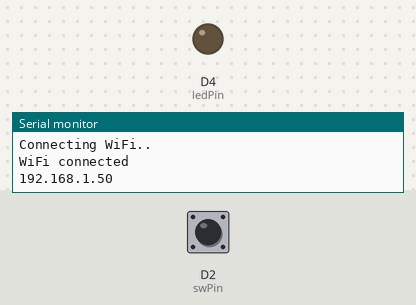
The sketch below on a simulated ESP8266 (NodeMCU). Parts: output pins drawn as LEDs (lit = HIGH), the last lines printed to the serial monitor. The test bench sets the inputs (shaded band); at power-on: D2 (swPin) HIGH. WiFi joins after 1.5 s; servers stay silent unless stated; web services answer with replies made up by the test bench.

Above: at 2.7 s.
2.8 s: D2 (swPin) pulled LOW for 0.15 s
At 2.96 s:
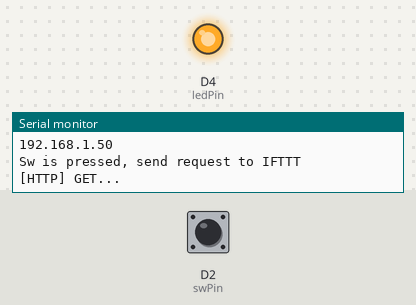
4.4 s: D2 (swPin) pulled LOW for 3.2 s
At 8.3 s:
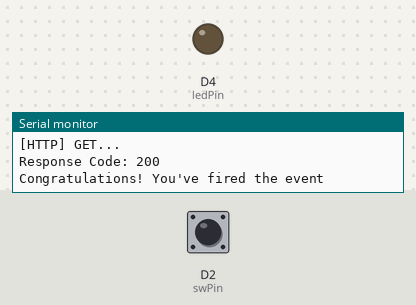
Timing chart, 0 to 9.8 s (numbered marks = the images above; inputs shaded):
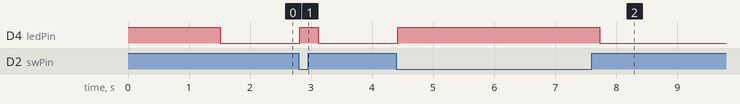

The sketch:

ws03a_ESP8266_IFTTT_swEmail.ino
```cpp
#include <ESP8266WiFiMulti.h>
#include <ESP8266HTTPClient.h>

ESP8266WiFiMulti wifiMulti;

const int swPin = D2;  // GPIO4;
const int ledPin = D4; // GPIO13

String url = "http://maker.ifttt.com/trigger/sw_on/with/key/cFZsBy9yOfGhLnxxxxx";
//String url = "https:ifttt.com";

void setup() {
  pinMode(swPin, INPUT_PULLUP);
  pinMode(ledPin, OUTPUT);
  digitalWrite(ledPin, HIGH); // kob
  Serial.begin(115200);
  delay(10);

  wifiMulti.addAP("NK-Ssssst", "ss1111");
  wifiMulti.addAP("esp8266", "12345678");

  Serial.println("Connecting WiFi..");
  while (wifiMulti.run() != WL_CONNECTED) {
     Serial.print(".");
     delay(500);
  }
  digitalWrite(ledPin, LOW);
  Serial.println("WiFi connected ");
  Serial.println(WiFi.localIP());
}

void loop() {
  while (wifiMulti.run() != WL_CONNECTED) {   // ตรวจสอบสถานะเชื่อมต่อ
      Serial.print(".");
      digitalWrite(ledPin, HIGH);
      delay(500);
  }
  digitalWrite(ledPin, LOW);

  int swState = digitalRead(swPin); //swState = LOW;

  if (swState == LOW) {
    digitalWrite(ledPin, HIGH);
    Serial.println("Sw is pressed, send request to IFTTT");
    httpRequest();
  }
   else
  {
    digitalWrite(ledPin, LOW);
  }
  delay(100);     // หน่วงเวลา
}

void httpRequest() {
  HTTPClient http;
  http.begin(url);              // เริ่มต้น

  Serial.println("[HTTP] GET...");
  int httpCode = http.GET();    // ส่ง Request GET


  if (httpCode > 0) {
    Serial.printf("Response Code: %d\n", httpCode);


    if (httpCode == HTTP_CODE_OK){
      String payload = http.getString();    // อ่านข้อมูลที่ Response กลับมา
      Serial.println(payload);
    }
  } else {

      Serial.print("[HTTP] GET failed "); Serial.print(httpCode);
      Serial.println(http.errorToString(httpCode).c_str());
  }
  http.end();       // สิ้นสุด
}
```

Measured:
- after the input at 2.8 s, D4 (ledPin): LOW → HIGH at once, → LOW 0.30 s later
- after the input at 4.4 s, D4 (ledPin): LOW → HIGH at once, → LOW 3.3 s later
